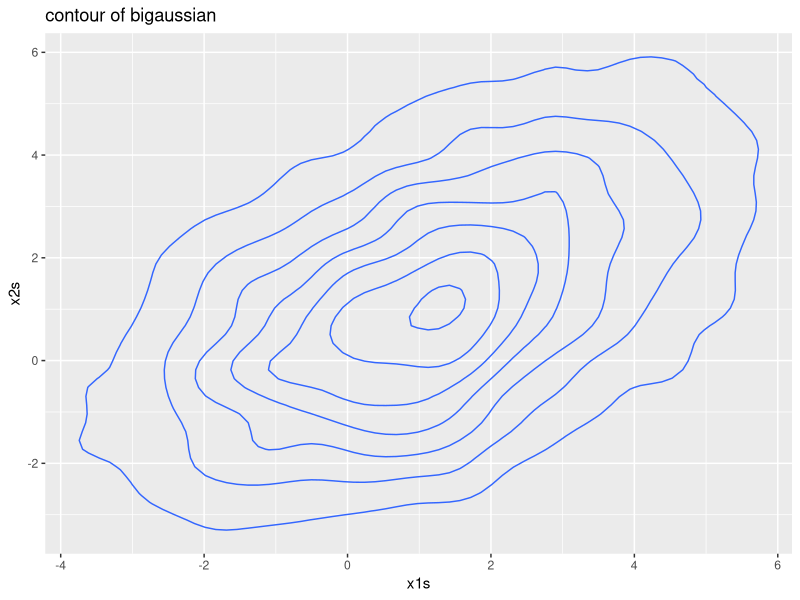

Reproduce this figure in R.
## ---- chunk 1
library(ggplot2)
library(magrittr)
dbigaussian <- function(x1, x2) {
  sigma <- matrix(c(1, 0.5, 0.5, 1), 2, 2)
  u <- c(1, 1)
  return(as.numeric(exp(
    -0.5 * t(c(x1, x2) - u) %*% solve(sigma) %*% (c(x1, x2) - u) / (2 * pi) /sqrt(0.75)
  )))
}
n <- 10000 #number of samples to draw
x1s <- numeric(n)
x2s <- numeric(n)
x1s[1] <- 0 #initial value
x2s[1] <- 0 #initial value
for (i in 2:n) {
  x1 <- x1s[i - 1] + rnorm(1, 0, 1)
  x2 <- x2s[i - 1] + rnorm(1, 0, 1)
  a <- dbigaussian(x1, x2) / dbigaussian(x1s[i - 1], x2s[i - 1])
  if (runif(1) < a) {
    x1s[i] <- x1
    x2s[i] <- x2
  } else {
    x1s[i] <- x1s[i - 1]
    x2s[i] <- x2s[i - 1]
  }
}
x1s <- x1s[-(1:100)]
x2s <- x2s[-(1:100)]
df = data.frame(x1s, x2s)
ggplot(df, aes(x = x1s, y = x2s)) +
  geom_density_2d() +
  labs(title = "contour of bigaussian")
## ---- chunk 2
set.seed(2)
dstudentt <- function(y) {
  v <- 20
  return(gamma((v + 1) / 2) / (sqrt(v * pi) * gamma(v / 2)) *
           (1 + (y ^ 2) / v) ^ (-(v + 1) / 2))
}
n <- 10000 #number of samples to draw
ys <- numeric(n)
ys[1] <- 0 #initial value
for (i in 2:n) {
  y <- ys[i - 1] + rnorm(1, 0, 1)
  a <- dstudentt(y) / dstudentt(ys[i - 1])
  if (runif(1) < a) {
    ys[i] <- y
  } else {
    ys[i] <- ys[i - 1]
  }
}
ys <- ys[-(1:100)]
print(var(ys))
print(20 / 18)
## ---- chunk 3
set.seed(2)
dstudentt <- function(y) {
  v <- 3
  return(gamma((v + 1) / 2) / (sqrt(v * pi) * gamma(v / 2)) *
           (1 + (y ^ 2) / v) ^ (-(v + 1) / 2))
}
n <- 10000 #number of samples to draw
ys <- numeric(n)
ys[1] <- 0 #initial value
for (i in 2:n) {
  y <- ys[i - 1] + rnorm(1, 0, 1)
  a <- min(1, dstudentt(y) / dstudentt(ys[i - 1]))
  if (runif(1) < a) {
    ys[i] <- y
  } else {
    ys[i] <- ys[i - 1]
  }
}
ys <- ys[-(1:100)]
print(var(ys))
print(3 / 1)
## ---- chunk 4
y = scan("data/eventtimes.csv", sep=",")
likli<-function(k){
  n<-100
  lamda<-2
  multi<-1
  for (i in 1:n){
    multi<-multi*y[i]
  }
  sumup<-0
  for (j in 1:n){
    sumup<-sumup + (y[i])^k
  }
  return(
    exp(-sumup/(lamda^k))*(multi^(k-1))*(k^n)/(lamda^(n*k))
  )
}

## ---- chunk 5

## ---- chunk 6

## ---- chunk 7

## ---- chunk 8

## ---- chunk 9

## ---- chunk 10

## ---- chunk 11

